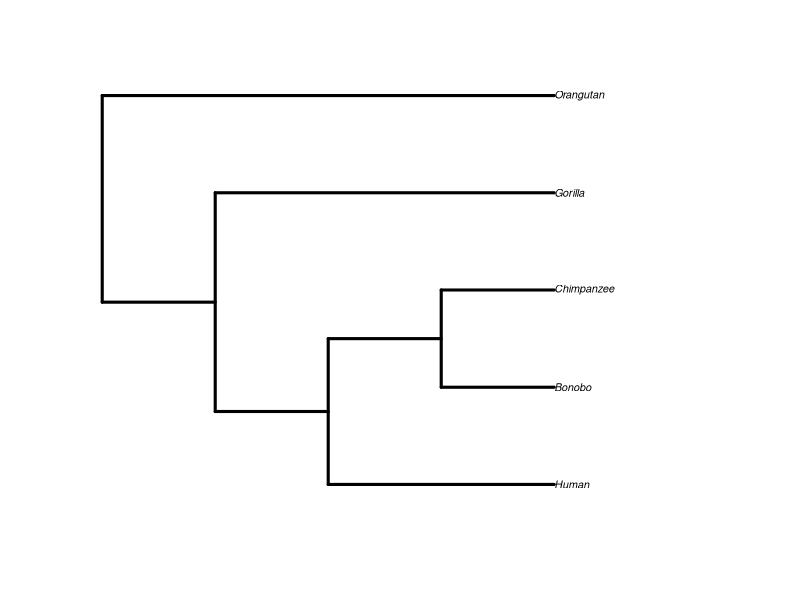

Source code (R):
rm(list = ls())

# install.packages("ape")       
# install.packages("phytools", type = "binary")

library(ape)
library(phytools)

# Newick format: (((Human,Chimpanzee),Bonobo),Gorilla);
tree_text <- "(((Human, (Bonobo,Chimpanzee)),Gorilla), Orangutan);"

# Read the tree
primates_tree <- read.tree(text = tree_text)
par(mar = c(5, 4, 4, 6)) 
plot(primates_tree, edge.width = 3, cex = .65)
